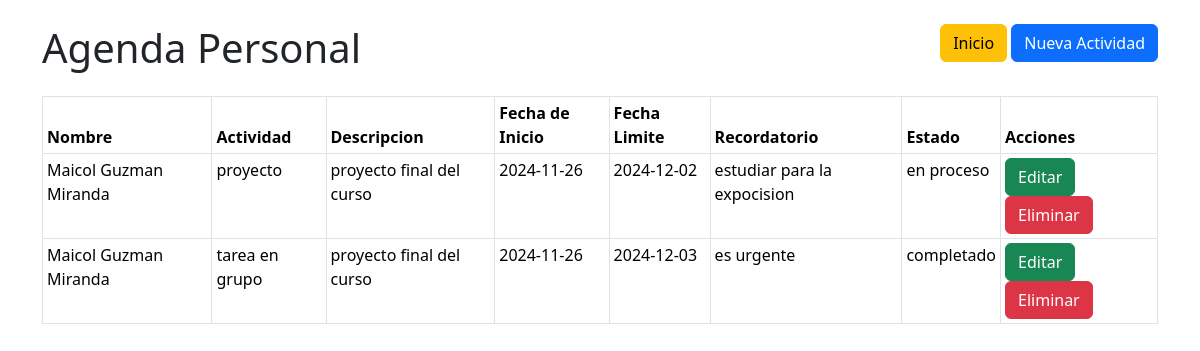
/operaciones/inicio.php (signed in), run on the app's committed database.
### tables this page shows
CREATE TABLE `agenda` (
  `id` int(11) NOT NULL,
  `nombre` varchar(255) NOT NULL,
  `actividad` varchar(255) NOT NULL,
  `descripcion` varchar(255) NOT NULL,
  `fecha_inicio` date NOT NULL,
  `fecha_limite` date NOT NULL,
  `recordatorio` varchar(255) NOT NULL,
  `estado` varchar(255) NOT NULL,
  `usuario_id` int(11) NOT NULL
);

### operaciones/inicio.php (the view, shortened to what this page needs)
<?php
require_once '../conexion/conexion.php';
?>
<!DOCTYPE html>
<html lang="en">
<head>
    <link href="https://cdn.jsdelivr.net/npm/bootstrap@5.3.3/dist/css/bootstrap.min.css" rel="stylesheet">
</head>
<body>
    <div class="container mt-4">
        <div class="row mb-3">
            <div class="col">
                <h1>Agenda Personal</h1>
            </div>
            <div class="col text-end">
                <a href="../panel.php" class="btn btn-warning">Inicio</a>
                <a href="nuevo.php" class="btn btn-primary">Nueva Actividad</a>
            </div>
        </div>
        <div class="table-responsive">
            <table class="table table-sm table-hover table-bordered w-auto">
                <thead class="table-darck">
                    <tr>
                        <th>Nombre</th>
                        <th>Actividad</th>
                        <th>Descripcion</th>
                        <th>Fecha de Inicio</th>
                        <th>Fecha Limite</th>
                        <th>Recordatorio</th>
                        <th>Estado</th>
                        <th>Acciones</th>
                    </tr>
                </thead>
                <tbody>
                    <?php
                    $sql = "SELECT * FROM agenda";
                    $resultado = mysqli_query($conexion, $sql);
                    if (mysqli_num_rows($resultado) > 0) {
                        while ($fila = mysqli_fetch_assoc($resultado)) {
                    ?>
                            <tr>
                                <td><?php echo $fila["nombre"]
                                    ?></td>
                                <td><?php echo $fila["actividad"]
                                    ?></td>
                                <td><?php echo $fila["descripcion"]
                                    ?></td>
                                <td><?php echo $fila["fecha_inicio"]
                                    ?></td>
                                <td><?php echo $fila["fecha_limite"]
                                    ?></td>
                                <td><?php echo $fila["recordatorio"]
                                    ?></td>
                                <td><?php echo $fila["estado"]
                                    ?></td>
                                <td><a href="editar.php?id=<?php echo $fila['id']; ?>" class="btn btn-success">Editar</a>
                                    <a href="eliminar.php?id=<?php echo $fila['id']; ?>" class="btn btn-danger"
                                    onclick="return confirm('¿Estás seguro de que quieres eliminar este cliente?');">Eliminar</a>
                                </td>
                            </tr>
                    <?php
                        }
                    } else {
                        echo "No se emcontraron resultados";
                    }
                    ?>
                </tbody>
            </table>
        </div>
    </div>
</body>
</html>

### data on the page
agenda: nombre "Maicol Guzman Miranda", actividad "proyecto", descripcion "proyecto final del curso", fecha_inicio "2024-11-26", fecha_limite "2024-12-02", recordatorio "estudiar para la expocision", estado "en proceso"
agenda: nombre "Maicol Guzman Miranda", actividad "tarea en grupo", descripcion "proyecto final del curso", fecha_inicio "2024-11-26", fecha_limite "2024-12-03", recordatorio "es urgente", estado "completado"
